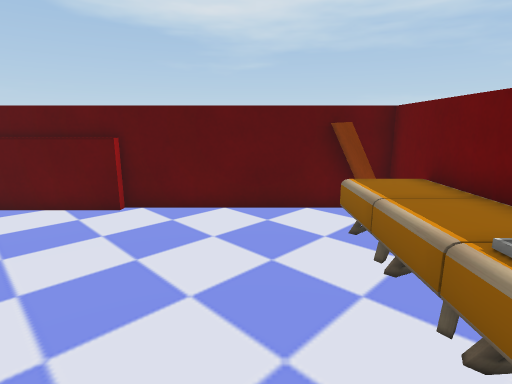
[1] (above)

14 first-person views from a walk through a Unity game level. The camera is 1.2 m above the floor, tilts 12° down and sees 80° across. The floor is counted in squares, 0.5 m on a side. Each view is taken from the middle of a square. On the plan, view 1 faces up. The plan holds only what a view shows up to about 19 squares ahead; the rest is blank. The place goes on beyond the plan. The player character is not drawn. Some surface patterns are stand-ins.

[2]
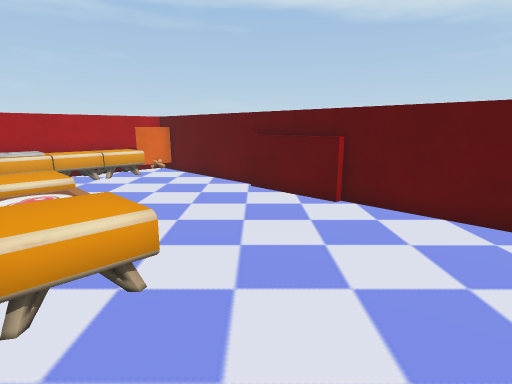

[3]
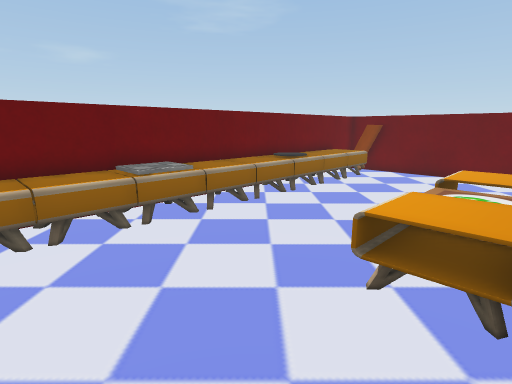

[4]
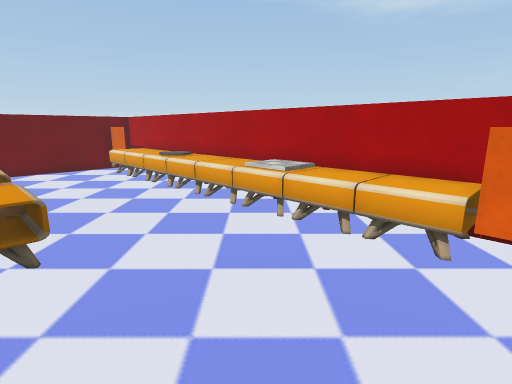

[5]
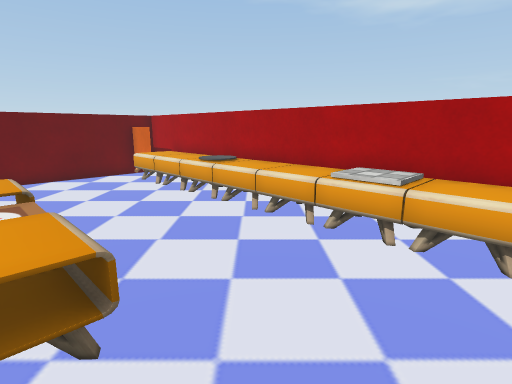

[6]
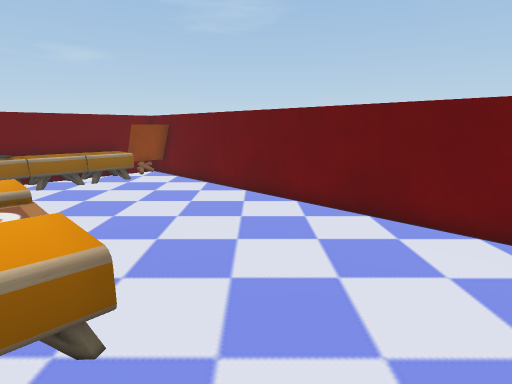

[7]
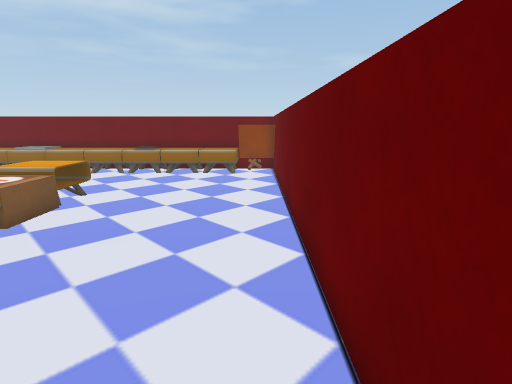

[8]
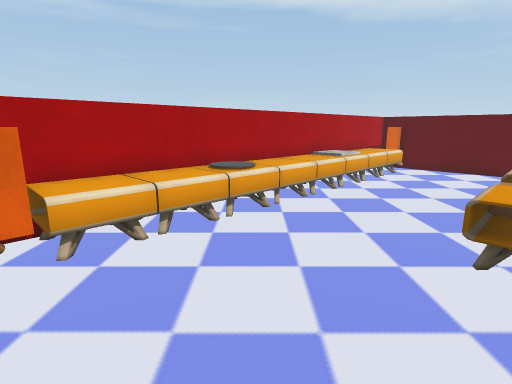

[9]
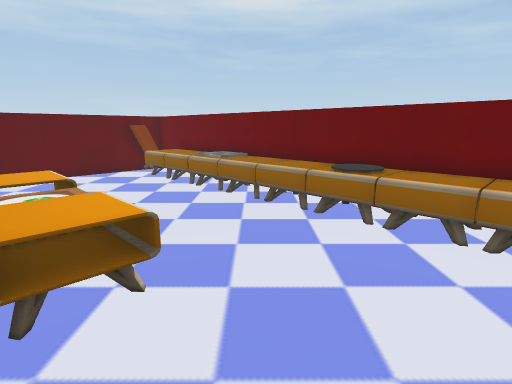

[10]
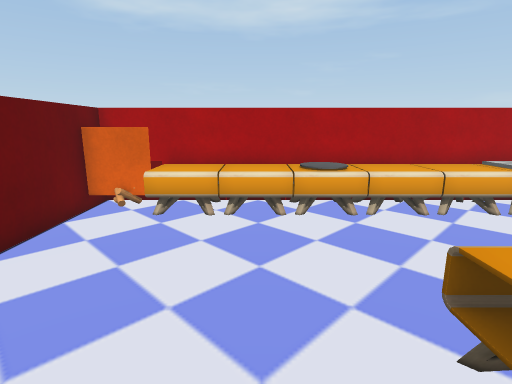

[11]
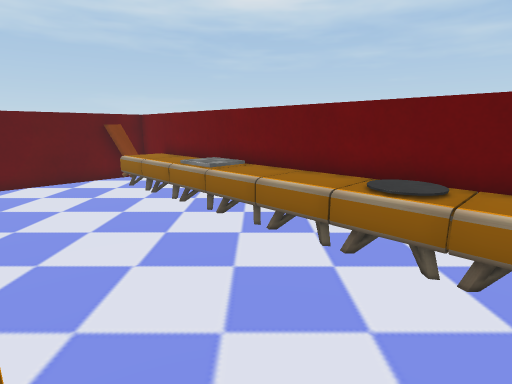

[12]
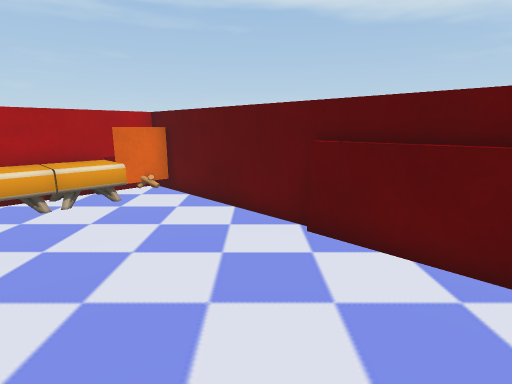

[13]
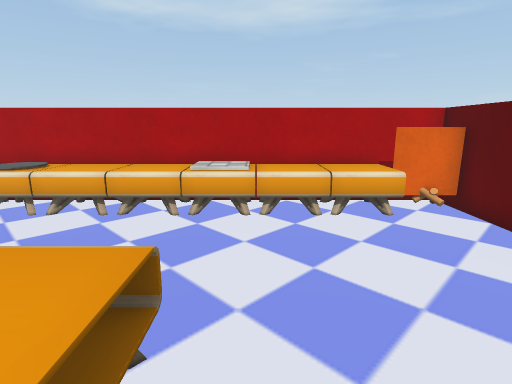

[14]
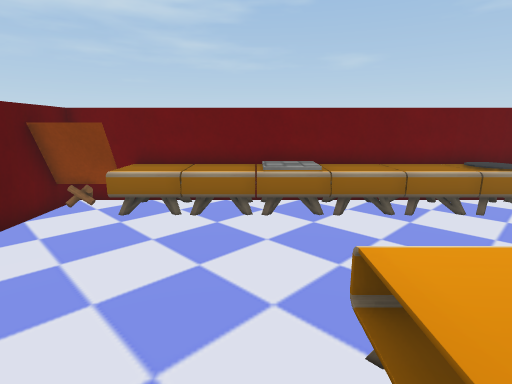

### Floor plan
Key: @ floor where view 1 was taken; # wall or solid block; . main floor; : floor 0.5 m higher than the main floor; / step, stairs or slope; ^ raised ledge; O other object.
Columns run from 16 left of view 1 to 4 right of it. Each row starts with its distance up from view 1.
  9 #########^^^^########
  8 #O................OO#
  7 #OO...............OO#
  6 OOO...............OOO
  5 #OO...............OO#
  4 OOO...............OOO
  3 #OO...............OO#
  2 OOO....O.O OOO....OOO
  1 #OO....:    OO....OO#
  0 OOO....O     O..@.OOO
 -1 #OO....      /....OO#
 -2 OOO..../     /....OOO
 -3 #OO....:     :....OO#
 -4 OOO....OOO/OOO....OOO
 -5 #OO...............OO#
 -6 OOO...............OOO
 -7 #OO...............OO#
 -8 OOO...............OOO
 -9 #OO...............OO#
-10 #O................OO#
-11 #####################

Positions as (right, up) in squares from view 1, and headings:
1: (0, 0), facing up
2: (1, 0), facing up-left
3: (-5, 6), facing down-right
4: (-8, 8), facing down-left
5: (-8, 5), facing down-left
6: (-12, -3), facing down-right
7: (-14, -10), facing right
8: (-8, -10), facing up-left
9: (-5, -8), facing up-right
10: (-6, -6), facing left
11: (-3, -6), facing up-right
12: (-4, 3), facing up-left
13: (-6, 3), facing left
14: (-6, 3), facing right
